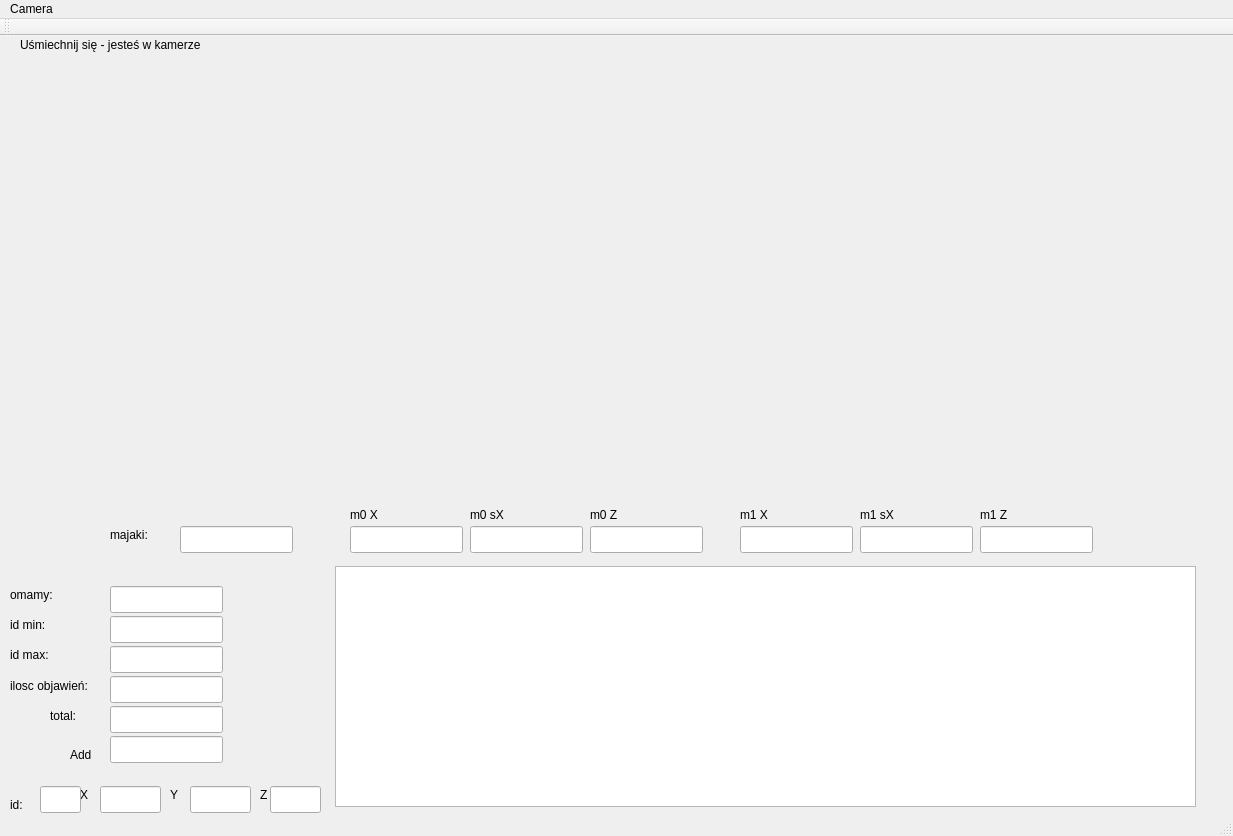
<?xml version="1.0" encoding="UTF-8"?>
<ui version="4.0">
 <class>MainWindow</class>
 <widget class="QMainWindow" name="MainWindow">
  <property name="geometry">
   <rect>
    <x>0</x>
    <y>0</y>
    <width>1233</width>
    <height>836</height>
   </rect>
  </property>
  <property name="windowTitle">
   <string>MainWindow</string>
  </property>
  <widget class="QWidget" name="centralWidget">
   <widget class="QLabel" name="label">
    <property name="geometry">
     <rect>
      <x>20</x>
      <y>0</y>
      <width>261</width>
      <height>17</height>
     </rect>
    </property>
    <property name="text">
     <string>Uśmiechnij się - jesteś w kamerze</string>
    </property>
   </widget>
   <widget class="QLabel" name="label_img">
    <property name="geometry">
     <rect>
      <x>20</x>
      <y>30</y>
      <width>512</width>
      <height>384</height>
     </rect>
    </property>
    <property name="text">
     <string/>
    </property>
   </widget>
   <widget class="QLabel" name="label_img1">
    <property name="geometry">
     <rect>
      <x>630</x>
      <y>30</y>
      <width>512</width>
      <height>384</height>
     </rect>
    </property>
    <property name="text">
     <string/>
    </property>
   </widget>
   <widget class="QLineEdit" name="lineEdit_v">
    <property name="geometry">
     <rect>
      <x>180</x>
      <y>490</y>
      <width>113</width>
      <height>27</height>
     </rect>
    </property>
   </widget>
   <widget class="QLineEdit" name="lineEdit_omamy">
    <property name="geometry">
     <rect>
      <x>110</x>
      <y>550</y>
      <width>113</width>
      <height>27</height>
     </rect>
    </property>
   </widget>
   <widget class="QLineEdit" name="lineEdit_X">
    <property name="geometry">
     <rect>
      <x>100</x>
      <y>750</y>
      <width>61</width>
      <height>27</height>
     </rect>
    </property>
   </widget>
   <widget class="QLineEdit" name="lineEdit_Y">
    <property name="geometry">
     <rect>
      <x>190</x>
      <y>750</y>
      <width>61</width>
      <height>27</height>
     </rect>
    </property>
   </widget>
   <widget class="QLineEdit" name="lineEdit_Z">
    <property name="geometry">
     <rect>
      <x>270</x>
      <y>750</y>
      <width>51</width>
      <height>27</height>
     </rect>
    </property>
   </widget>
   <widget class="QLabel" name="label_2">
    <property name="geometry">
     <rect>
      <x>80</x>
      <y>750</y>
      <width>21</width>
      <height>17</height>
     </rect>
    </property>
    <property name="text">
     <string>X</string>
    </property>
   </widget>
   <widget class="QLabel" name="label_3">
    <property name="geometry">
     <rect>
      <x>170</x>
      <y>750</y>
      <width>21</width>
      <height>17</height>
     </rect>
    </property>
    <property name="text">
     <string>Y</string>
    </property>
   </widget>
   <widget class="QLabel" name="label_4">
    <property name="geometry">
     <rect>
      <x>260</x>
      <y>750</y>
      <width>16</width>
      <height>17</height>
     </rect>
    </property>
    <property name="text">
     <string>Z</string>
    </property>
   </widget>
   <widget class="QLabel" name="label_5">
    <property name="geometry">
     <rect>
      <x>110</x>
      <y>490</y>
      <width>67</width>
      <height>17</height>
     </rect>
    </property>
    <property name="text">
     <string>majaki:</string>
    </property>
   </widget>
   <widget class="QLabel" name="label_6">
    <property name="geometry">
     <rect>
      <x>10</x>
      <y>550</y>
      <width>67</width>
      <height>17</height>
     </rect>
    </property>
    <property name="text">
     <string>omamy:</string>
    </property>
   </widget>
   <widget class="QLabel" name="label_7">
    <property name="geometry">
     <rect>
      <x>10</x>
      <y>640</y>
      <width>101</width>
      <height>20</height>
     </rect>
    </property>
    <property name="text">
     <string>ilosc objawień:</string>
    </property>
   </widget>
   <widget class="QLineEdit" name="lineEdit_n">
    <property name="geometry">
     <rect>
      <x>110</x>
      <y>640</y>
      <width>113</width>
      <height>27</height>
     </rect>
    </property>
   </widget>
   <widget class="QLabel" name="label_8">
    <property name="geometry">
     <rect>
      <x>590</x>
      <y>470</y>
      <width>67</width>
      <height>17</height>
     </rect>
    </property>
    <property name="text">
     <string>m0 Z</string>
    </property>
   </widget>
   <widget class="QLineEdit" name="lineEdit_m0sX">
    <property name="geometry">
     <rect>
      <x>470</x>
      <y>490</y>
      <width>113</width>
      <height>27</height>
     </rect>
    </property>
   </widget>
   <widget class="QLineEdit" name="lineEdit_m0Z">
    <property name="geometry">
     <rect>
      <x>590</x>
      <y>490</y>
      <width>113</width>
      <height>27</height>
     </rect>
    </property>
   </widget>
   <widget class="QLabel" name="label_9">
    <property name="geometry">
     <rect>
      <x>350</x>
      <y>470</y>
      <width>67</width>
      <height>17</height>
     </rect>
    </property>
    <property name="text">
     <string>m0 X</string>
    </property>
   </widget>
   <widget class="QLabel" name="label_10">
    <property name="geometry">
     <rect>
      <x>470</x>
      <y>470</y>
      <width>67</width>
      <height>17</height>
     </rect>
    </property>
    <property name="text">
     <string>m0 sX</string>
    </property>
   </widget>
   <widget class="QLineEdit" name="lineEdit_m0X">
    <property name="geometry">
     <rect>
      <x>350</x>
      <y>490</y>
      <width>113</width>
      <height>27</height>
     </rect>
    </property>
   </widget>
   <widget class="QLabel" name="label_11">
    <property name="geometry">
     <rect>
      <x>980</x>
      <y>470</y>
      <width>67</width>
      <height>17</height>
     </rect>
    </property>
    <property name="text">
     <string>m1 Z</string>
    </property>
   </widget>
   <widget class="QLineEdit" name="lineEdit_m1sX">
    <property name="geometry">
     <rect>
      <x>860</x>
      <y>490</y>
      <width>113</width>
      <height>27</height>
     </rect>
    </property>
   </widget>
   <widget class="QLineEdit" name="lineEdit_m1Z">
    <property name="geometry">
     <rect>
      <x>980</x>
      <y>490</y>
      <width>113</width>
      <height>27</height>
     </rect>
    </property>
   </widget>
   <widget class="QLabel" name="label_12">
    <property name="geometry">
     <rect>
      <x>740</x>
      <y>470</y>
      <width>67</width>
      <height>17</height>
     </rect>
    </property>
    <property name="text">
     <string>m1 X</string>
    </property>
   </widget>
   <widget class="QLabel" name="label_13">
    <property name="geometry">
     <rect>
      <x>860</x>
      <y>470</y>
      <width>67</width>
      <height>17</height>
     </rect>
    </property>
    <property name="text">
     <string>m1 sX</string>
    </property>
   </widget>
   <widget class="QLineEdit" name="lineEdit_m1X">
    <property name="geometry">
     <rect>
      <x>740</x>
      <y>490</y>
      <width>113</width>
      <height>27</height>
     </rect>
    </property>
   </widget>
   <widget class="QLabel" name="label_14">
    <property name="geometry">
     <rect>
      <x>70</x>
      <y>710</y>
      <width>31</width>
      <height>17</height>
     </rect>
    </property>
    <property name="text">
     <string>Add</string>
    </property>
   </widget>
   <widget class="QLineEdit" name="lineEdit_Add">
    <property name="geometry">
     <rect>
      <x>110</x>
      <y>700</y>
      <width>113</width>
      <height>27</height>
     </rect>
    </property>
   </widget>
   <widget class="QLineEdit" name="lineEdit_id_min">
    <property name="geometry">
     <rect>
      <x>110</x>
      <y>580</y>
      <width>113</width>
      <height>27</height>
     </rect>
    </property>
   </widget>
   <widget class="QLineEdit" name="lineEdit_id_max">
    <property name="geometry">
     <rect>
      <x>110</x>
      <y>610</y>
      <width>113</width>
      <height>27</height>
     </rect>
    </property>
   </widget>
   <widget class="QLabel" name="label_15">
    <property name="geometry">
     <rect>
      <x>10</x>
      <y>580</y>
      <width>101</width>
      <height>17</height>
     </rect>
    </property>
    <property name="text">
     <string>id min:</string>
    </property>
   </widget>
   <widget class="QLabel" name="label_16">
    <property name="geometry">
     <rect>
      <x>10</x>
      <y>610</y>
      <width>101</width>
      <height>17</height>
     </rect>
    </property>
    <property name="text">
     <string>id max:</string>
    </property>
   </widget>
   <widget class="QLineEdit" name="lineEdit_id">
    <property name="geometry">
     <rect>
      <x>40</x>
      <y>750</y>
      <width>41</width>
      <height>27</height>
     </rect>
    </property>
   </widget>
   <widget class="QLabel" name="label_17">
    <property name="geometry">
     <rect>
      <x>10</x>
      <y>760</y>
      <width>21</width>
      <height>17</height>
     </rect>
    </property>
    <property name="text">
     <string>id:</string>
    </property>
   </widget>
   <widget class="QLabel" name="label_18">
    <property name="geometry">
     <rect>
      <x>50</x>
      <y>670</y>
      <width>51</width>
      <height>20</height>
     </rect>
    </property>
    <property name="text">
     <string>total:</string>
    </property>
   </widget>
   <widget class="QLineEdit" name="lineEdit_total">
    <property name="geometry">
     <rect>
      <x>110</x>
      <y>670</y>
      <width>113</width>
      <height>27</height>
     </rect>
    </property>
   </widget>
   <widget class="QListView" name="listView">
    <property name="geometry">
     <rect>
      <x>335</x>
      <y>530</y>
      <width>861</width>
      <height>241</height>
     </rect>
    </property>
   </widget>
  </widget>
  <widget class="QMenuBar" name="menuBar">
   <property name="geometry">
    <rect>
     <x>0</x>
     <y>0</y>
     <width>1233</width>
     <height>25</height>
    </rect>
   </property>
   <widget class="QMenu" name="menuCAmera">
    <property name="title">
     <string>Camera</string>
    </property>
    <addaction name="actionStart"/>
   </widget>
   <addaction name="menuCAmera"/>
  </widget>
  <widget class="QToolBar" name="mainToolBar">
   <attribute name="toolBarArea">
    <enum>TopToolBarArea</enum>
   </attribute>
   <attribute name="toolBarBreak">
    <bool>false</bool>
   </attribute>
  </widget>
  <widget class="QStatusBar" name="statusBar"/>
  <action name="actionStart">
   <property name="text">
    <string>Start</string>
   </property>
  </action>
 </widget>
 <layoutdefault spacing="6" margin="11"/>
 <resources/>
 <connections/>
</ui>
